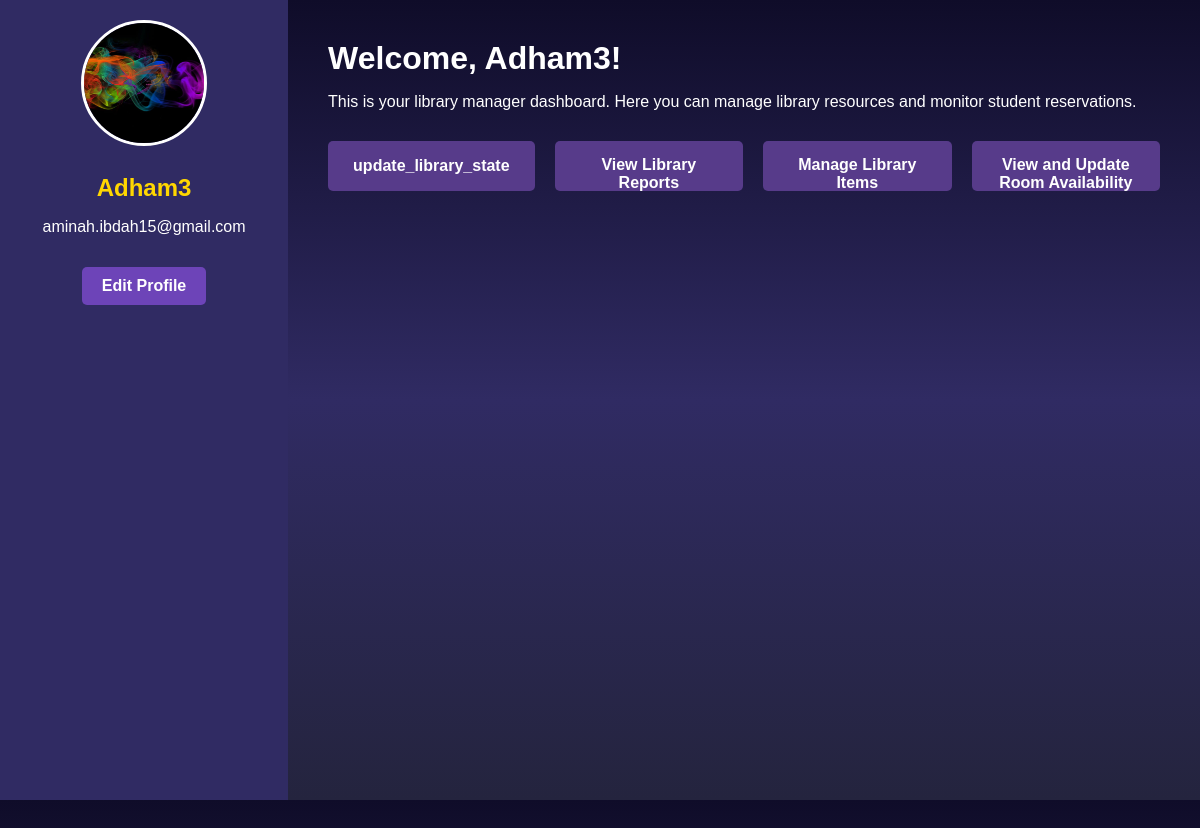
Page /library_manager_dashboard.html/ (signed in) on the earlier database version.
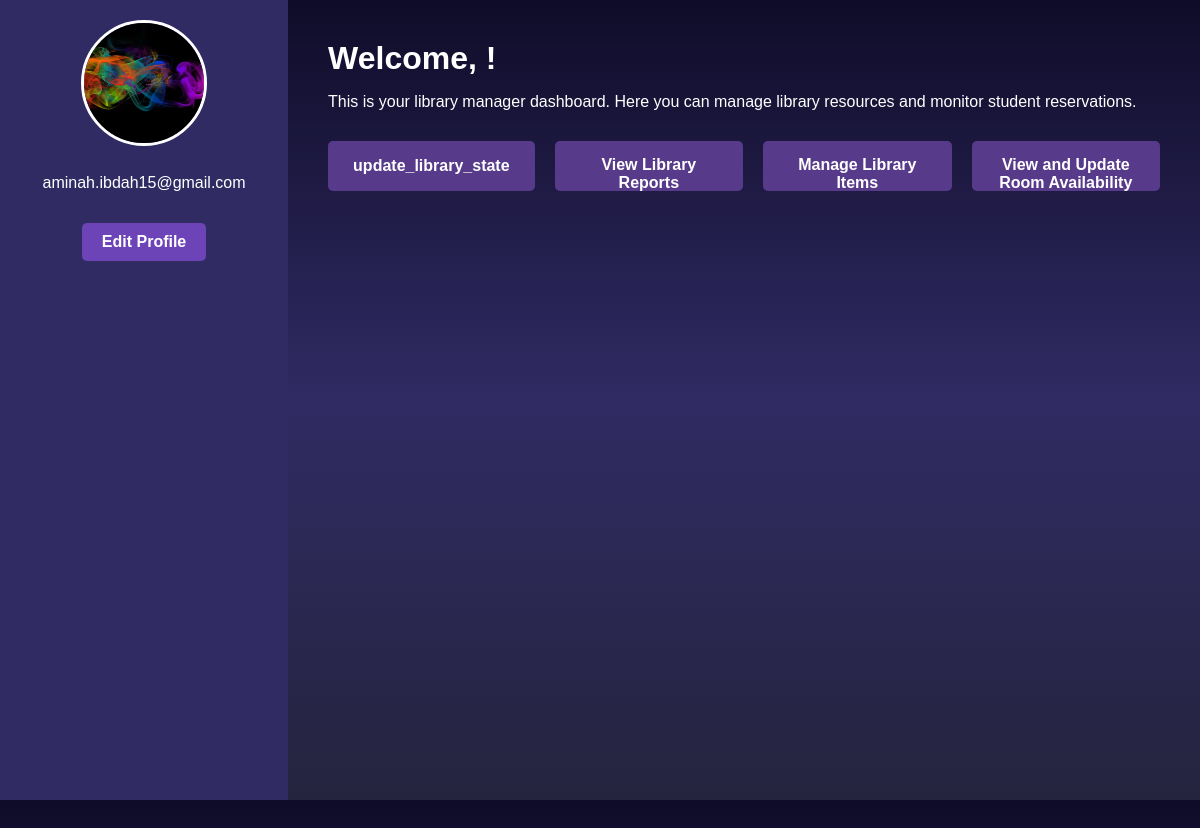
Same page on the later database version.
### Base/models.py (models this page shows, shortened)
class CustomUser(AbstractUser):
    USER_TYPE_CHOICES = (
        ('student', 'Student'),
        ('library_manager', 'Library Manager'),
        ('admin', 'Admin'),
    )
    user_type = models.CharField(max_length=50, choices=USER_TYPE_CHOICES, null=False)
    profile_photo = models.ImageField(upload_to='profile_photos/', blank=True, null=True)
    groups = models.ManyToManyField(
        'auth.Group',
        related_name='custom_user_set',
        blank=True,
        help_text='The groups this user belongs to.',
    )
    user_permissions = models.ManyToManyField(
        'auth.Permission',
        related_name='custom_user_permissions_set',
        blank=True,
        help_text='Specific permissions for this user.',
    )

### Base/views.py (the view)
# urls.py: path('library_manager_dashboard.html/', views.library_manager_dashboard, name='library_manager_dashboard'),
@login_required
def library_manager_dashboard(request):
    return render(request, 'library_manager_dashboard.html')

### Base/templates/library_manager_dashboard.html (shortened to what this page needs)
<!DOCTYPE html>
<html lang="en">
<head>
    {% load static %}
    <link rel="stylesheet" href="{% static 'style.css' %}">
</head>
<body>
    <div class="dashboard-container">
        <div class="sidebar">
            <div class="profile-pic-container">
                {% if user.profile_photo %}
                    <img src="{{ user.profile_photo.url }}" alt="Profile Picture" class="profile-pic">
                {% else %}
                    <img src="{% static 'default-profile.png' %}" alt="Default Profile Picture" class="profile-pic">
                {% endif %}
                <h3>{{ user.first_name }} {{ user.last_name }}</h3>
                <p>{{ user.email }}</p>
                <a href="{% url 'edit_profile' %}" class="edit-profile-btn">Edit Profile</a>
            </div>
        </div>
        <div class="content">
            <h1>Welcome, {{ user.first_name }}!</h1>
            <p>This is your library manager dashboard. Here you can manage library resources and monitor student reservations.</p>
            <div class="dashboard-options">
                <button> update_library_state </button>
                <button>View Library Reports</button>
                <button>Manage Library Items</button>
                <button>View and Update Room Availability</button>
            </div>
        </div>
    </div>
</body>
</html>

### Base/static/style.css (style rules this page uses)
body { margin: 0; padding: 0; display: flex; justify-content: center; align-items: center; min-height: 100vh; font-family: 'Jost', sans-serif; background: linear-gradient(to bottom, #0f0c29, #302b63, #24243e); }
button { width: 60%; height: 50px; margin: 10px auto 30px; justify-content: center; display: block; color: #fff; background: #573b8a; font-size: 1.2em; font-weight: bold; outline: none; border: none; border-radius: 5px; transition: 0.2s ease-in; cursor: pointer; }
body { margin: 0; font-family: Arial, sans-serif; }
.dashboard-container { display: flex; height: 100vh; }
.sidebar { width: 300px; background-color: #302b63; padding: 20px; color: white; text-align: center; }
.profile-pic-container { margin-bottom: 30px; }
.profile-pic { width: 120px; height: 120px; border-radius: 50%; object-fit: cover; border: 3px solid white; }
.edit-profile-btn { display: inline-block; margin-top: 15px; padding: 10px 20px; background-color: #6d44b8; color: white; text-decoration: none; border-radius: 5px; font-weight: bold; }
.content { padding: 40px; flex-grow: 1; }
.dashboard-options { margin-top: 20px; display: flex; gap: 20px; }
button { padding: 15px 25px; border: none; background-color: #573b8a; color: white; font-size: 16px; border-radius: 5px; cursor: pointer; }
body { font-family: Arial, sans-serif; margin: 0; padding: 0; background-color: #f4f4f4; color: #333; }
h1, h2 { margin: 0; padding: 0; }
body { margin: 0; padding: 0; display: flex; justify-content: center; align-items: center; min-height: 100vh; font-family: 'Arial', sans-serif; background: linear-gradient(to bottom, #0f0c29, #302b63, #24243e); color: #fff; }
.dashboard-options { overflow-y: auto; max-height: 90vh; justify-items: right; }
.dashboard-options { min-height: 200vh; }

Differences in the rows shown:
changed CustomUser "aminah.ibdah15@gmail.com": first_name "Adham3" → (not shown)
